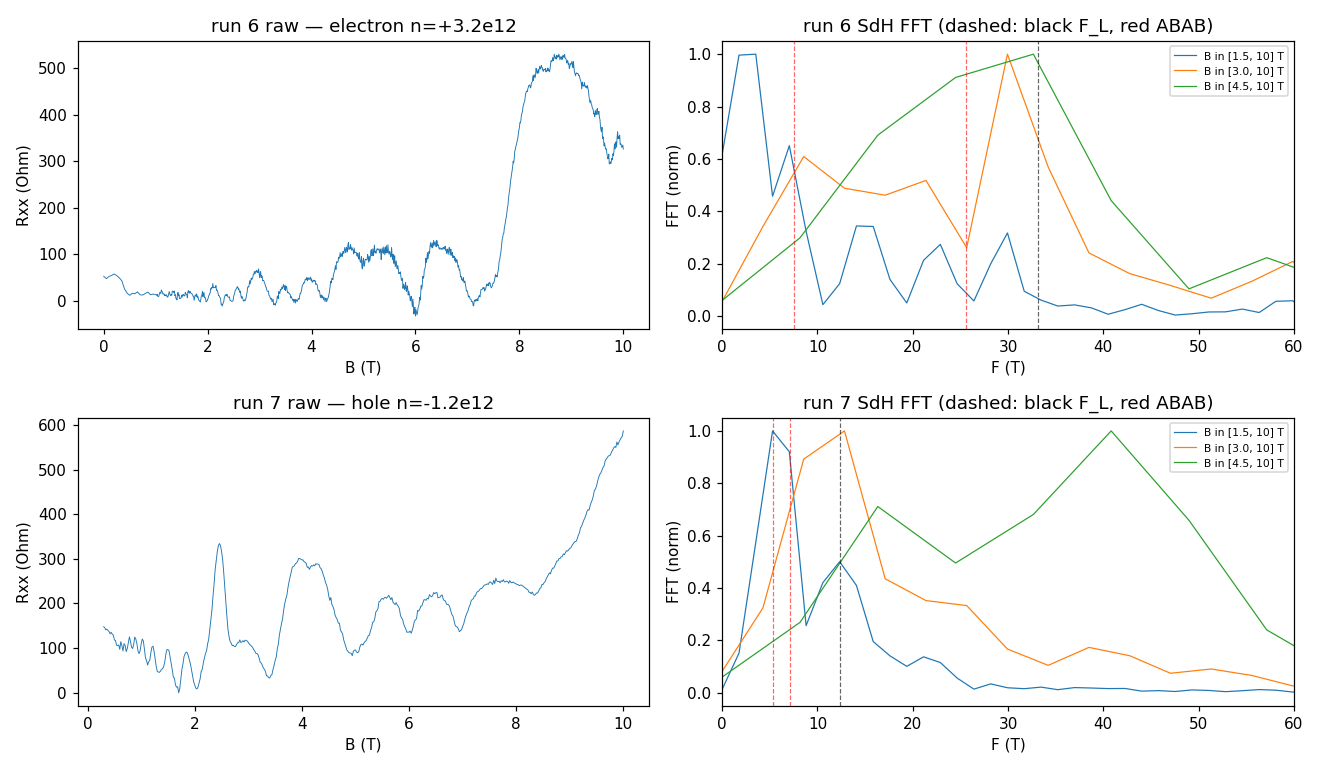

Here is the Python script that generated this plot:
"""SdH read on the spot checks: run 6 (electron, n=+3.2e12, B 0->10 T) and run 7
(hole, n=-1.2e12, B 10->0.3 T). Raw R(B), tone onsets (sdh_onset), FFT in 1/B
(sdh_fft) vs the stacking model frequencies. Model (from step-2 table, cal run 5):
  electron n=+3.2e12: full-density F_L = 33.1 T; ABAB two-band ~ (7.5, 25.6) T; ABCA single ~33 T
  hole     n=-1.2e12: F_L = 12.4 T; ABAB ~ (5.3, 7.1) T; ABCA ~12.4 T (LK-dead at T_e~8K)
"""
import numpy as np, matplotlib
matplotlib.use("Agg")
import matplotlib.pyplot as plt
from hera.analysis import open_run, resolve_channels, sdh_fft, sdh_onset, SdhOnsetError

MODEL = {6: dict(FL=33.1, abab=(7.5, 25.6), label="electron n=+3.2e12"),
         7: dict(FL=12.4, abab=(5.3, 7.1), label="hole n=-1.2e12")}

fig, ax = plt.subplots(2, 2, figsize=(12, 7))
for k, rid in enumerate((6, 7)):
    r = open_run(f"data/{rid}")
    ch = {c.cid: c for c in resolve_channels(r.meta)}
    B = r.col("magnet_field")
    I = r.col("sr0_X") / ch["sr0"].gain
    R = (r.col("sr1_X") / ch["sr1"].gain) / I
    srt = np.argsort(B); B, R = B[srt], R[srt]
    sens = r.meta["measurement_config"].get("sr1_sensitivity", 50e-6)
    rfs = 50e-6 / 10e-9  # 50 uV at 10 nA
    print(f"\n=== run {rid} ({MODEL[rid]['label']}): {len(B)} pts, B {B[0]:.2f}->{B[-1]:.2f} T, "
          f"R {R.min():.1f}..{R.max():.1f} Ohm, interrupted={r.interrupted}")

    ax[k, 0].plot(B, R, lw=0.6)
    ax[k, 0].set(xlabel="B (T)", ylabel="Rxx (Ohm)", title=f"run {rid} raw — {MODEL[rid]['label']}")

    try:
        o = sdh_onset(R, B, r_full_scale=rfs)
        print(o.summary())
        onset = o.onset_b
    except SdhOnsetError as e:
        print(f"sdh_onset FAILED: {e}")
        onset = 3.0

    # FFT over the oscillatory window (onset -> B_max)
    for blo in sorted({max(onset, 1.5), 3.0, 4.5}):
        f, sp = sdh_fft(R[:, None], B, b_range=(blo, B.max()), log=False)
        s = sp[0] / sp[0].max()
        ax[k, 1].plot(f, s, lw=0.8, label=f"B in [{blo:.1f}, {B.max():.0f}] T")
        pk = f[np.argmax(s)]
        top = sorted(zip(s, f), reverse=True)[:6]
        print(f"  FFT b_lo={blo:.1f}: top freqs " + ", ".join(f"{ff:.1f} T ({ss:.2f})" for ss, ff in top))
    m = MODEL[rid]
    for x, c, lab in [(m["FL"], "k", "F_L (single band)")] + [(x, "r", "ABAB pair") for x in m["abab"]]:
        ax[k, 1].axvline(x, color=c, ls="--", lw=0.8, alpha=0.6)
    ax[k, 1].set(xlim=(0, 60), xlabel="F (T)", ylabel="FFT (norm)", title=f"run {rid} SdH FFT (dashed: black F_L, red ABAB)")
    ax[k, 1].legend(fontsize=7)

fig.tight_layout()
fig.savefig("hera_scratch/sdh_spots.png", dpi=110)
print("\nwrote hera_scratch/sdh_spots.png")
